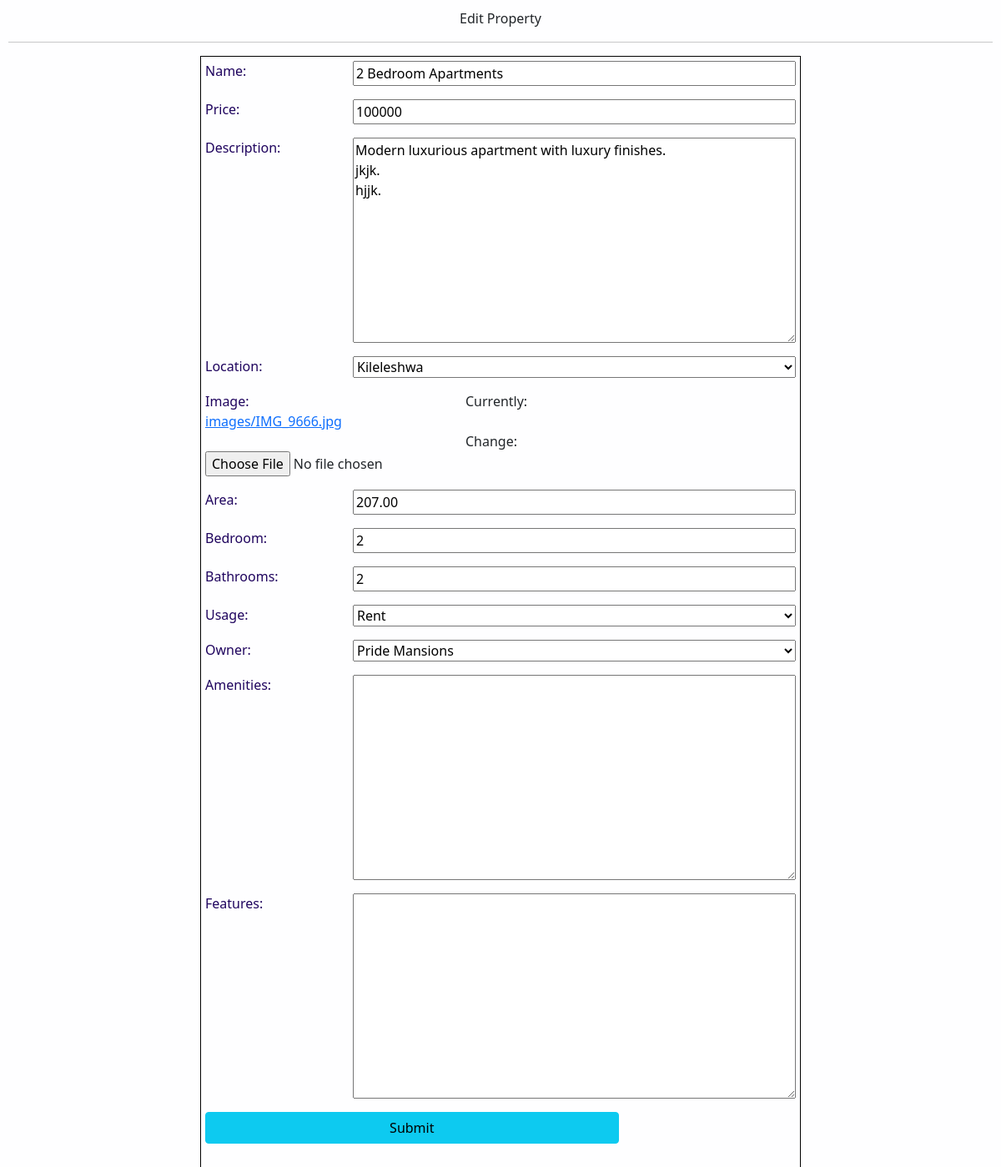
The page /edit/3/ on the database its author committed.
### base/models.py (models this page shows, shortened)
class Property(models.Model):
    name=models.CharField(max_length=200)
    price=models.IntegerField(default=0)
    description=models.TextField()
    location=models.ForeignKey(Location,on_delete=models.SET_NULL,null=True)
    image=models.ImageField(upload_to="images")
    area=models.DecimalField(max_digits=9,decimal_places=2)
    bedroom=models.IntegerField()
    bathrooms=models.IntegerField()
    Use=models.TextChoices("Use","Rent Sell")
    usage=models.CharField(max_length=100,blank=False,choices=Use.choices)
    owner=models.ForeignKey(Owners,on_delete=models.SET_NULL,null=True)
    amenities=models.TextField(blank=True)
    features=models.TextField(blank=True)

class Location(models.Model):
    location=models.CharField(max_length=100)
    def __str__(self):
        return self.location

### base/views.py (the view)
# urls.py: path("edit/<str:pk>/",views.editProperty,name="edit"),
def editProperty(request,pk):
    propertyItem=Property.objects.get(id=pk)
    form=PropertyForm(instance=propertyItem)
    page="edit"
    if request.method == "POST":
        form=PropertyForm(request.POST,instance=propertyItem)
        if form.is_valid():
            form.save()
            return redirect("custom")
    context={
        "form":form,
        "page":page
    }
    return render(request,"base/add-property.html",context)

### base/forms.py
class PropertyForm(ModelForm):
    class Meta:
        model=Property
        fields='__all__'

### base/models.py (called while the page is built)
    def __str__(self):
        return self.companyname

### base/templates/base/add-property.html (shortened to what this page needs)
{% load static %}
<!DOCTYPE html>
<html lang="en">
<head>
    <link href="https://cdn.jsdelivr.net/npm/bootstrap@5.0.2/dist/css/bootstrap.min.css" rel="stylesheet">
<link rel="stylesheet" href="https://cdnjs.cloudflare.com/ajax/libs/
font-awesome/5.15.2/css/all.min.css"/>
<link rel="stylesheet" href="{% static 'base/styles/admin.css' %}">
</head>
<body>
   {% if page == 'edit' %}
   <div class="add-text">
    Edit Property
    <hr>
</div>
   {% else %}
   <div class="add-text">
    Add Property
    <hr>
</div>
   {% endif %}
    <div  id="add">
        <form action="" method="POST"  enctype="multipart/form-data">
            {{form.as_p}}
            <input type="submit" id="sub" value="Submit" class="btn btn-info btn-block">
        </form>
    </div>
</body>
</html>

### base/static/base/styles/admin.css (style rules this page uses)
body { background-color: rgb(254, 254, 255); }
#add { width: 60%; height: 100%; display: flex; flex-direction: row; justify-content: center; margin: auto; align-items: center; }
#add form { border: 1px solid black; padding: 5px; height: 70%; }
.add-text { text-align: center; margin: 10px; }
#add form p { display: grid; grid-template-columns: 1fr 3fr; }
form p label { color: rgb(31, 4, 94); }
#sub { text-align: center; width: 70%; margin: auto; margin-bottom: 100px; }

### rows shown on the page
Property: name "2 Bedroom Apartments", price "100000", description "Modern luxurious apartment with luxury finishes. jkjk. hjjk.", area "207.00", bedroom "2", bathrooms "2", usage "Rent", owner "Pride Mansions"
Location: location "Kileleshwa"
